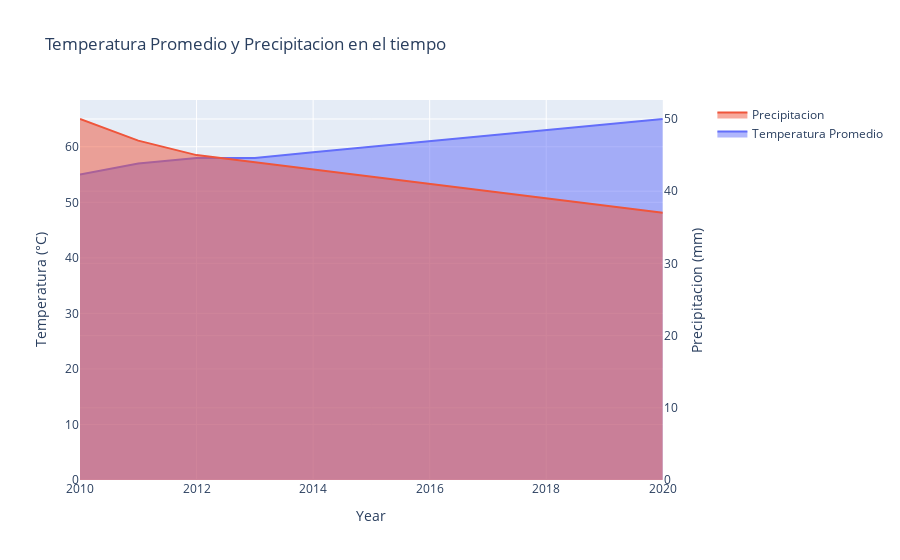

This figure's notebook cell:
### Markdown cell above
## Tip 4 contar una historia con los datos

### Code cell
# Grafica de area apilada de temperatura promedio y precipitacion en el tiempo
fig4 = make_subplots(specs=[[{"secondary_y": True}]])
fig4.add_trace(go.Scatter(x=data['Year'], y=data['Temperature'], mode='lines', name='Temperatura Promedio', stackgroup='one'), secondary_y=False)
fig4.add_trace(go.Scatter(x=data['Year'], y=data['Rainfall'], mode='lines', name='Precipitacion', stackgroup='one'), secondary_y=True)
fig4.update_layout(title='Temperatura Promedio y Precipitacion en el tiempo', xaxis_title='Year', yaxis_title='Temperatura (°C)', yaxis2_title='Precipitacion (mm)')
fig4.show()

### Figure 1 — Plotly figure (JSON) as saved in the notebook; plotly's stock layout.template omitted (floating-point values rounded to 4 significant figures)
{"data": [{"mode": "lines", "name": "Temperatura Promedio", "stackgroup": "one", "type": "scatter", "x": [2010, 2011, 2012, 2013, 2014, 2015, 2016, 2017, 2018, 2019, 2020], "xaxis": "x", "y": [55, 57, 58, 58, 59, 60, 61, 62, 63, 64, 65], "yaxis": "y"}, {"mode": "lines", "name": "Precipitacion", "stackgroup": "one", "type": "scatter", "x": [2010, 2011, 2012, 2013, 2014, 2015, 2016, 2017, 2018, 2019, 2020], "xaxis": "x", "y": [50, 47, 45, 44, 43, 42, 41, 40, 39, 38, 37], "yaxis": "y2"}], "layout": {"title": {"text": "Temperatura Promedio y Precipitacion en el tiempo"}, "xaxis": {"anchor": "y", "domain": [0, 0.94], "title": {"text": "Year"}}, "yaxis": {"anchor": "x", "domain": [0, 1], "title": {"text": "Temperatura (°C)"}}, "yaxis2": {"anchor": "x", "overlaying": "y", "side": "right", "title": {"text": "Precipitacion (mm)"}}}}
